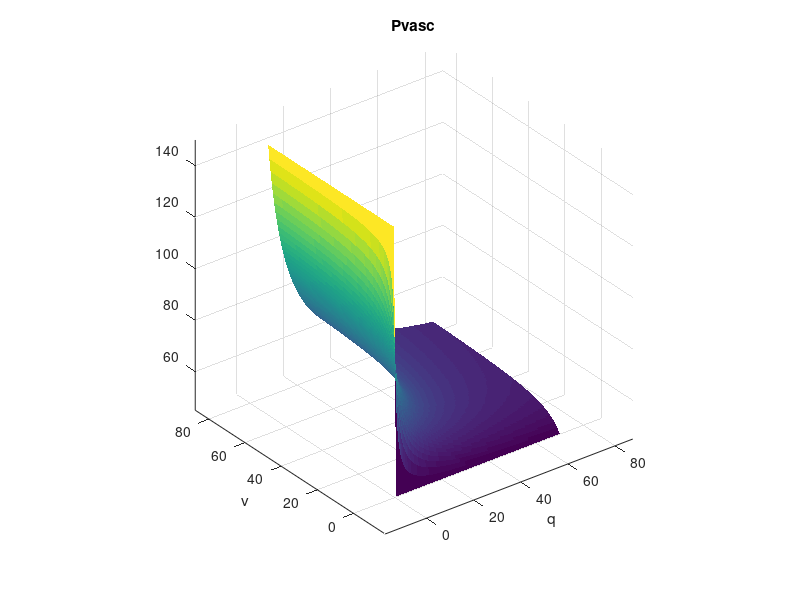
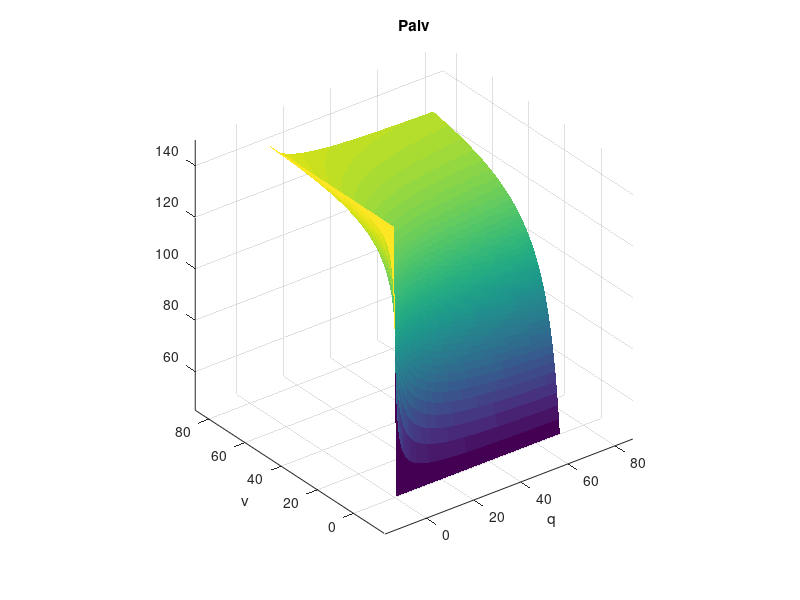
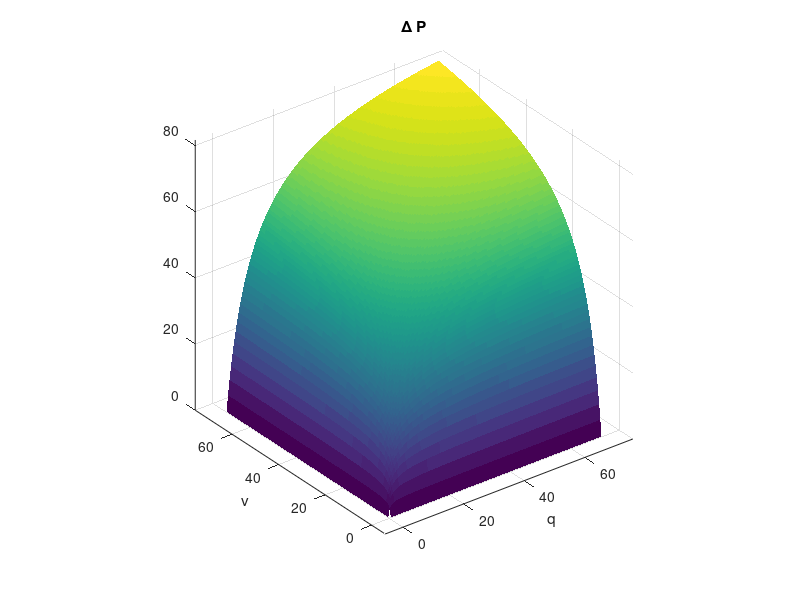
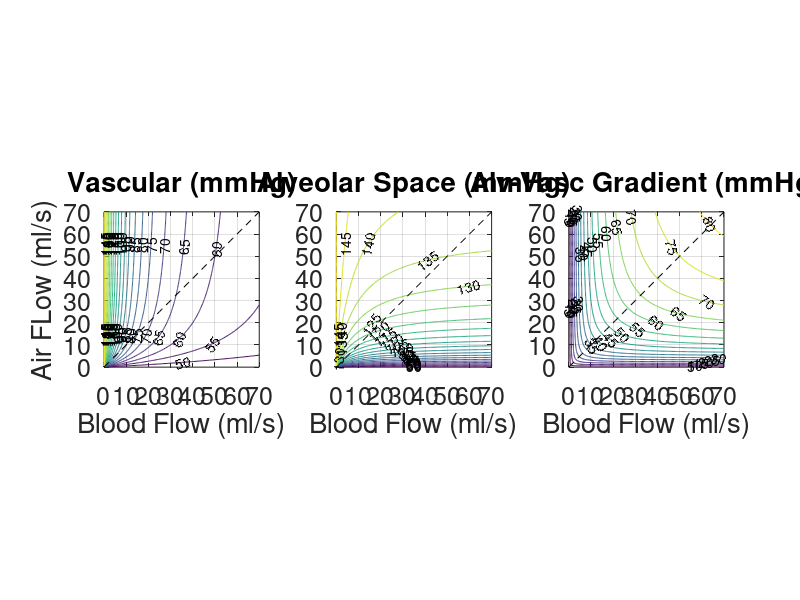

Write the MATLAB code that produced these figures, in order. (Note: this script raises an error after producing the figures.)
clear; close all; clc;
% This script solves Model A and saves results into a .mat file + generates
% fun animated .gifs to show how the diffusion parameter affects model
% behavior

%%% parameters
D     = 10;  %apparent diffusion (ml/s)
Pair  = 150; %atmospheric oxygen partial pressure (mmHg)
Pin   = 45;  %mixed venous oxygen partial pressure - pulmonary inlet (mmHg)
Vvasc = 1;   %volume of vascular space (ml)
Valv  = 1;   %alveolar volume (ml)

Vp = 5; %ventilation flow (ml/s)
Qp = 5; %blood flow (ml/s)

% load('ModelA_optimization_results.mat','D_opt')
% D = D_opt;

par = [D Pair Pin Vvasc Valv Vp  Qp]; %parameters vector for ODE system

%%% grids for contour plots
de = 0.5;
q  = 0:de:70;
v  = 0:de:70;
[Q,V] = meshgrid(q,v);

Dv = 1:100; %vector of diffusion parameters to explore
Dpvasc = zeros(length(q),length(v),length(Dv));
Dpalv  = zeros(length(q),length(v),length(Dv));
Ddpac  = zeros(length(q),length(v),length(Dv));

% computing contour plots
pvasc = (Pin*Q.*V+Pin*D*Q+Pair*D*V)./(Q.*V+D*Q+D*V);
palv  = (Pair*Q.*V+Pair*D*V+Pin*D*Q)./(Q.*V+D*Q+D*V);
dpac  = (Q.*V)*(Pair-Pin)./(Q.*V+D*Q+D*V);

% contour plots for vector of diffusion parameters to explore
for j = 1:length(Dv)
    Dpvasc(:,:,j) = (Pin*Q.*V+Pin*Dv(j)*Q+Pair*Dv(j)*V)./(Q.*V+Dv(j)*Q+Dv(j)*V);
    Dpalv(:,:,j)  = (Pair*Q.*V+Pair*Dv(j)*V+Pin*Dv(j)*Q)./(Q.*V+Dv(j)*Q+Dv(j)*V);
    Ddpac(:,:,j)  = Dpalv(:,:,j) - Dpvasc(:,:,j);
end

%%% solve system of ODEs
% X0 = [Pin Pair];
% [t,X] = ode45(@ModelA_RHS,[0 1],X0,[],par);

save('ModelA_results.mat')

%%% plots
% figure; %state time series
% plot(t,X)
% xlabel('Time (s)')
% ylabel('Oxygen Tension (mmHg)')
% legend('Vasc', 'Alv')

figure; %Pvasc surface
surf(Q,V,pvasc, 'EdgeColor','none')
title('Pvasc')
xlabel('q')
ylabel('v')
axis equal

figure; %Pvasc surface
surf(Q,V,palv, 'EdgeColor','none')
title('Palv')
xlabel('q')
ylabel('v')
axis equal

figure; %Alv-Cap O2 Gradient  surface
surf(Q,V,dpac, 'EdgeColor','none')
title('\Delta P')
xlabel('q')
ylabel('v')
axis equal

CON = -30:5:150;
x = 0:70;
figure; % Contour Plot
subplot(1,3,1)
contour(Q,V,pvasc,CON,'ShowText','on')
hold on
plot(x,x,'k--')
set(gca,'fontsize',18)
title('Vascular (mmHg)')
xlabel('Blood Flow (ml/s)')
ylabel('Air FLow (ml/s)')
axis equal
grid on

subplot(1,3,2)
contour(Q,V,palv,CON,'ShowText','on')
hold on
plot(x,x,'k--')
set(gca,'fontsize',18)
title('Alveolar Space (mmHg)')
xlabel('Blood Flow (ml/s)')
axis equal
grid on

subplot(1,3,3)
contour(Q,V,dpac,CON,'ShowText','on')
hold on
plot(x,x,'k--')
set(gca,'fontsize',18)
title('Alv-Vasc Gradient (mmHg)')
xlabel('Blood Flow (ml/s)')
axis equal
grid on

%%%%%%%%%%%%%%%%%%%%%%%%%%%%%%%%%%%%%%%%%%%%
%%% big old plots
figure; % Contour Plot
subplot(3,3,1)
contour(Q,V,squeeze(Dpvasc(:,:,1)),CON,'ShowText','on')
hold on
plot(x,x,'k--')
set(gca,'fontsize',18)
title('Vascular (mmHg)')
ylabel('Air Flow (ml/s)')
axis equal
grid on

subplot(3,3,2)
contour(Q,V,squeeze(Dpalv(:,:,1)),CON,'ShowText','on')
hold on
plot(x,x,'k--')
set(gca,'fontsize',18)
title('Alveolar Space (mmHg)')
axis equal
grid on

subplot(3,3,3)
contour(Q,V,squeeze(Ddpac(:,:,1)),CON,'ShowText','on')
hold on
plot(x,x,'k--')
set(gca,'fontsize',18)
title('Alv-Vasc Gradient (mmHg)')
axis equal
grid on

subplot(3,3,4)
contour(Q,V,squeeze(Dpvasc(:,:,2)),CON,'ShowText','on')
hold on
plot(x,x,'k--')
set(gca,'fontsize',18)
ylabel('Air Flow (ml/s)')
axis equal
grid on

subplot(3,3,5)
contour(Q,V,squeeze(Dpalv(:,:,2)),CON,'ShowText','on')
hold on
plot(x,x,'k--')
set(gca,'fontsize',18)
axis equal
grid on

subplot(3,3,6)
contour(Q,V,squeeze(Ddpac(:,:,2)),CON,'ShowText','on')
hold on
plot(x,x,'k--')
set(gca,'fontsize',18)
axis equal
grid on

subplot(3,3,7)
contour(Q,V,squeeze(Dpvasc(:,:,3)),CON,'ShowText','on')
hold on
plot(x,x,'k--')
set(gca,'fontsize',18)
xlabel('Blood Flow (ml/s)')
ylabel('Air Flow (ml/s)')
axis equal
grid on

subplot(3,3,8)
contour(Q,V,squeeze(Dpalv(:,:,3)),CON,'ShowText','on')
hold on
plot(x,x,'k--')
set(gca,'fontsize',18)
xlabel('Blood Flow (ml/s)')
axis equal
grid on

subplot(3,3,9)
contour(Q,V,squeeze(Ddpac(:,:,3)),CON,'ShowText','on')
hold on
plot(x,x,'k--')
set(gca,'fontsize',18)
xlabel('Blood Flow (ml/s)')
axis equal
grid on

%%% making gifs
CON = -30:5:150;
h = figure('units','normalized','outerposition',[0 0 1 1]);
for i = 1:length(Dv) %iterate by size of Dv
    %%%% make contour plots
    cla(gca)
    
    contour(Q,V,squeeze(Dpvasc(:,:,i)),CON,'ShowText','on')
    hold on
    plot(x,x,'k--')
    set(gca,'fontsize',18)
    xlabel('Cardiac Output (ml/s)')
    ylabel('Ventilation Magnitude (ml/s)')
    text(9,1,['D = ', num2str(Dv(i))],'fontsize',18)
    axis equal
    grid on
    
    if i == 1
        gif('ModelA_vasc.gif','DelayTime',1/15) %make gif file
    else
        gif %append frame to gif
    end
    disp(i)
end

h2 = figure('units','normalized','outerposition',[0 0 1 1]);
for i = 1:length(Dv) %iterate by size of Dv
    %%%% make contour plots
    cla(gca)
    
    contour(Q,V,squeeze(Dpalv(:,:,i)),CON,'ShowText','on')
    hold on
    plot(x,x,'k--')
    set(gca,'fontsize',18)
    xlabel('Cardiac Output (ml/s)')
    ylabel('Ventilation Magnitude (ml/s)')
    text(9,1,['D = ', num2str(Dv(i))],'fontsize',18)
    axis equal
    grid on
    
    if i == 1
        gif('ModelA_alv.gif','DelayTime',1/15) %make gif file
    else
        gif %append frame to gif
    end
    disp(i)
end

h3 = figure('units','normalized','outerposition',[0 0 1 1]);
for i = 1:length(Dv) %iterate by size of Dv
    %%%% make contour plots
    cla(gca)
    
    contour(Q,V,squeeze(Ddpac(:,:,i)),CON,'ShowText','on')
    hold on
    plot(x,x,'k--')
    set(gca,'fontsize',18)
    xlabel('Cardiac Output (ml/s)')
    ylabel('Ventilation Magnitude (ml/s)')
    text(9,1,['D = ', num2str(Dv(i))],'fontsize',18)
    axis equal
    grid on
    
    if i == 1
        gif('ModelA_grad.gif','DelayTime',1/15) %make gif file
    else
        gif %append frame to gif
    end
    disp(i)
end
